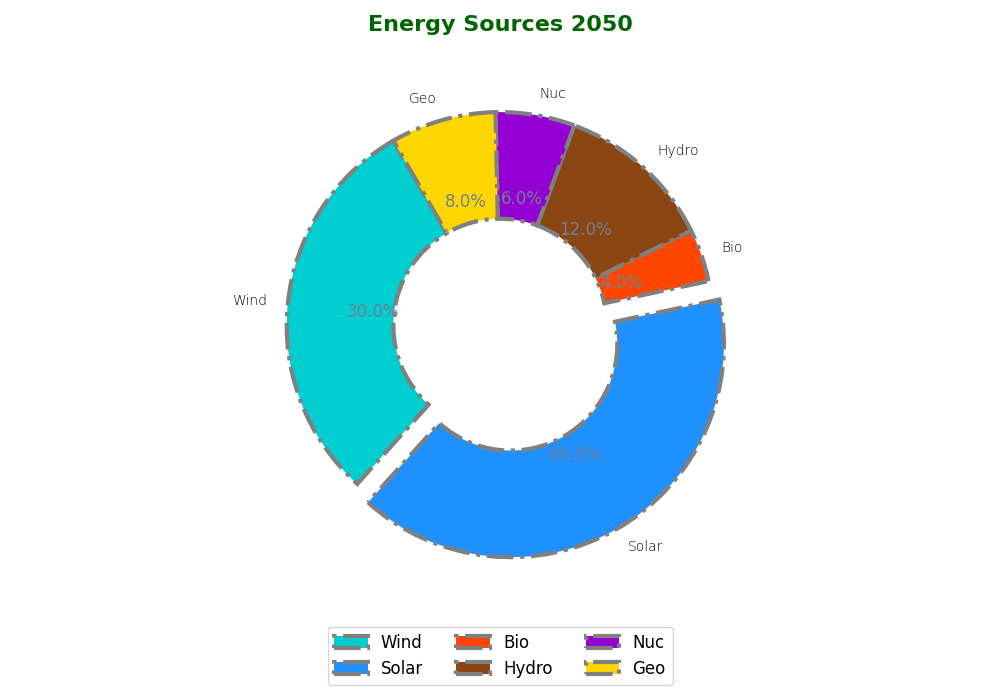

Here is the Python script that generated this plot:
import matplotlib.pyplot as plt

energy_sources = ['Wind', 'Solar', 'Bio', 'Hydro', 'Nuc', 'Geo']
energy_percentages = [30, 40, 4, 12, 6, 8]
colors = ['#00CED1', '#1E90FF', '#FF4500', '#8B4513', '#9400D3', '#FFD700']

fig, ax = plt.subplots(figsize=(10, 7), subplot_kw=dict(aspect='equal'))

explode = (0, 0.1, 0, 0, 0, 0)
wedges, texts, autotexts = ax.pie(
    energy_percentages,
    explode=explode,
    labels=energy_sources,
    autopct='%1.1f%%',
    startangle=120,
    colors=colors,
    wedgeprops=dict(edgecolor='gray', linewidth=3, linestyle='dashdot', width=0.5)
)

plt.title("Energy Sources 2050", fontsize=16, fontweight='bold', pad=20, color='darkgreen')

plt.setp(autotexts, size=12, weight='normal', color='slategray')
plt.setp(texts, size=10, weight='light')

ax.legend(
    wedges, energy_sources,
    loc="upper center",
    bbox_to_anchor=(0.5, -0.05),
    ncol=3,
    fontsize=12
)

ax.grid(True, which='both', linestyle='--', linewidth=0.5)

plt.tight_layout()
plt.show()
